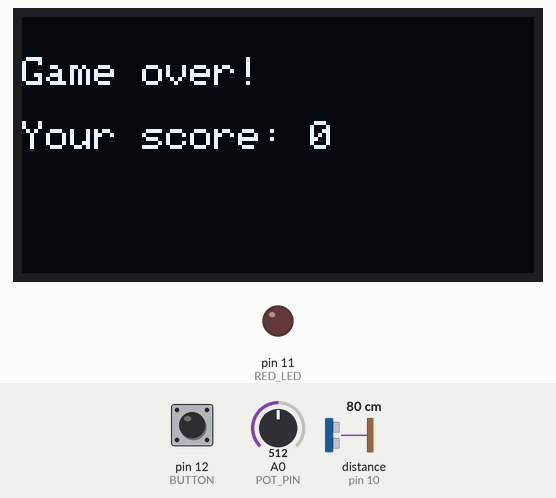
The sketch below on a simulated Arduino Uno, built with avr-gcc and run on an emulated ATmega328P. On the bench: 128×64 one-colour display, output pins drawn as LEDs (lit = HIGH). Dashed ring = blinking. Inputs (shaded band) come from the test bench; at power-on: A0 (POT_PIN) = 512, distance to the obstacle (sensor on pin 10) 80 cm, pin 12 (BUTTON) HIGH. The echo pulse lasts 58.3 µs per cm; random numbers use the default seed unless the sketch sets one; what the sketch prints to the serial monitor is not drawn.

Above: at 6.0 s.
At 9.2 s:
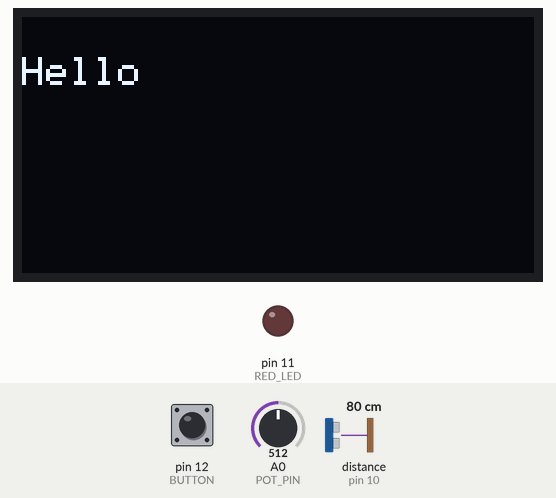
9.3 s: A0 (POT_PIN) set to 306
12.3 s: A0 (POT_PIN) set to 282
At 12.95 s:
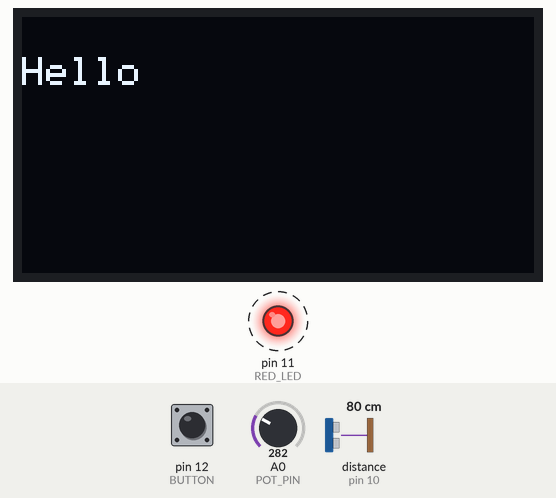
14.0 s: distance to the obstacle (sensor on pin 10) set to 11 cm
15.5 s: distance to the obstacle (sensor on pin 10) set to 8 cm
At 16.3 s:
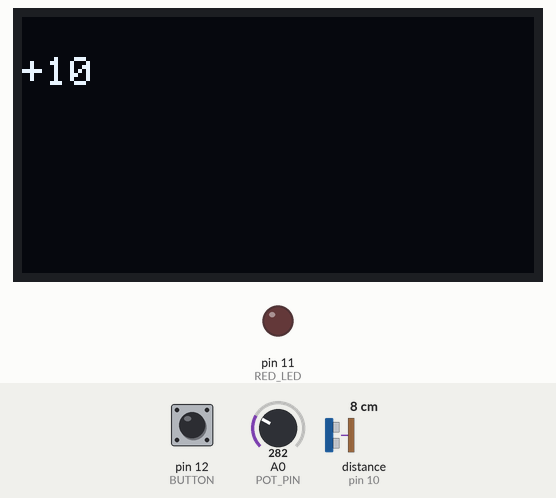
18.0 s: A0 (POT_PIN) set to 682
21.0 s: A0 (POT_PIN) set to 717
Timing chart, 0 to 24.0 s (numbered marks = the images above; inputs shaded):
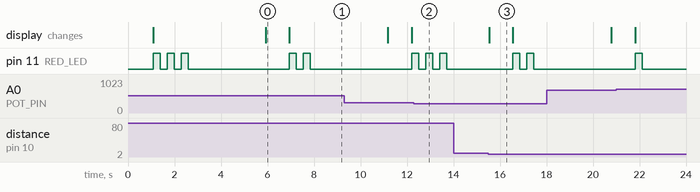

Measured:
- the behaviour switches between 300 and 299 on A0 (POT_PIN) (found by bisection; images 1 and 2)
- the behaviour switches between 10 and 9 cm on distance to the obstacle (sensor on pin 10) (found by bisection; images 2 and 3)
- after the input at 14.0 s, every drawn part: stays the same
- after the input at 15.5 s, pin 11 (RED_LED): alternates HIGH for 0.30 s and LOW for 0.30 s, starting after 1.1 s
- what the display in image 0 shows lasts 1.0 s, from 5.9 s to 6.9 s

The sketch:

BluePrint25Workshop4.ino
```cpp
#include <NewPing.h> // include the ultrasonic sensor library
#include <Wire.h>
#include <Adafruit_SSD1306.h>
#include <Adafruit_GFX.h>

#define RED_LED 11
#define BUTTON 12
#define POT_PIN A0
#define ULTRASONIC_TRIGGER 9
#define ULTRASONIC_ECHO 10
int max_ultrasonic_distance_cm = 400; // set the maximum measureable distance for the ultrasonic sensor to 400cm
NewPing sonar(ULTRASONIC_TRIGGER, ULTRASONIC_ECHO, max_ultrasonic_distance_cm);

#define SCREEN_WIDTH 128
#define SCREEN_HEIGHT 64
#define OLED_RESET     -1
#define SCREEN_ADDRESS 0x3C
Adafruit_SSD1306 display(SCREEN_WIDTH, SCREEN_HEIGHT, &Wire, OLED_RESET);

// game settings
const int num_tasks = 3; // set the number of tasks to 3
long game_score = 0; // set the player's game score to 0

// define the game actions the player needs to do:
// press a button, twist a potentiometer, or trigger an ultrasonic sensor

long PUSH_BUTTON = 0;
long POTENTIOMETER = 1;
long ULTRASONIC_SENSOR = 2;

long task;

long task_timer = 0; // variable to keep track of how much time has elapsed
long task_time_limit = 3000; // set the amount of time a player has to complete the task (3000 milliseconds = 3 seconds)
long task_pause = 1000; // set the amount of pause time between tasks

// helper function to write to display
void write_to_display(String message) {
  display.clearDisplay();
  display.setCursor(0, 10);
  display.println(message);
  display.display();
}

void blink_led(int num_blinks){
  for (int i =0; i < num_blinks; i++){
    digitalWrite(RED_LED, HIGH);
    delay(300);
    digitalWrite(RED_LED, LOW);
    delay(300);
  }
}


void setup() {
  // put your setup code here, to run once:

  Serial.begin(9600);
  Serial.println("Starting program...");
  pinMode(RED_LED, OUTPUT);
  pinMode(BUTTON, INPUT_PULLUP);
  pinMode(POT_PIN, INPUT);

  // initialize display
  if(!display.begin(SSD1306_SWITCHCAPVCC, SCREEN_ADDRESS)) {
    Serial.println("SSD1306 allocation failed");
    for(;;); // Don't proceed, loop forever
  }
  display.clearDisplay();
  display.display();
  display.setTextSize(1);
  display.setTextColor(WHITE);

  randomSeed(analogRead(5)); // initialize the random number generator with arbitrary data noise from a digital pin

  set_new_task();
}

void loop() {
  // put your main code here, to run repeatedly:

  // main game state check
   if (millis() - task_timer > task_time_limit) {
    end_game();
  } else {
    check_user_action();
  }
}

int last_pot_value = 0;
void set_new_task() {
  delay(task_pause);
  write_to_display("Hello");
  task = random(num_tasks); //0, 1, 2
  blink_led(task+1);


  task_timer = millis();
  if (task == POTENTIOMETER){
    last_pot_value = analogRead(POT_PIN);
  }

}

void end_game() {
  digitalWrite(RED_LED, LOW);
  write_to_display("Game over! \n\nYour score: " + String(game_score));
  game_score=0;
  set_new_task();
}

void check_user_action() {
  if(task == PUSH_BUTTON){
    int button_value = digitalRead(BUTTON);
    if(button_value == 0){
      game_score += 5;
      write_to_display("+5");
      set_new_task();

    }
  } else if (task == POTENTIOMETER){
    int pot_val = analogRead(POT_PIN);

    if ((last_pot_value < 512 && pot_val > 700) ||
        (last_pot_value >= 512 && pot_val <300 )){
        game_score += 7;
          write_to_display("+7");
          set_new_task();
    }}

   else if (task == ULTRASONIC_SENSOR){
    int distance = sonar.ping_cm();
    if (distance > 0 && distance < 10){
      game_score += 10;
      write_to_display("+10");
      set_new_task();
    }
  }

}
```
